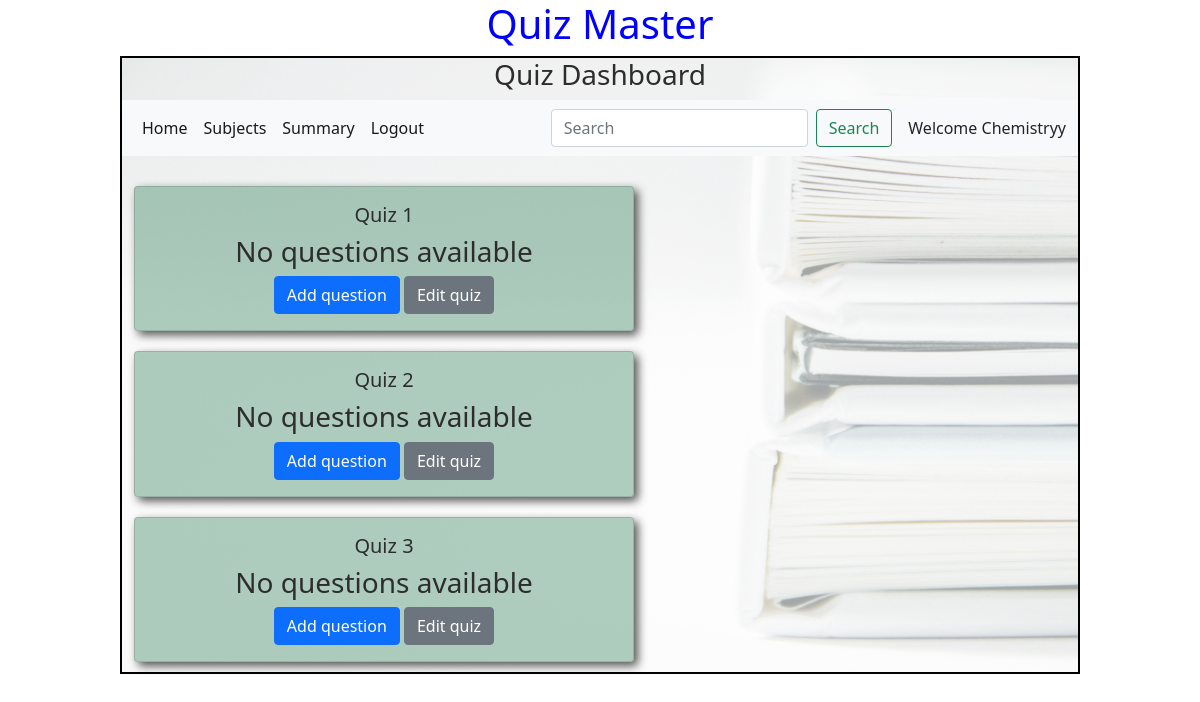
/quiz_dashboard/Chemistryy, run on the app's committed database.
### models/models.py (models this page shows)
class Quiz(db.Model):
    id=db.Column(db.Integer,primary_key=True)
    Chapter_id = db.Column(db.Integer,db.ForeignKey("chapter.id"),nullable=False)
    date_of_quiz = db.Column(db.Date(),nullable=False)
    time_duration = db.Column(db.Time(),nullable =False)
    remarks=db.Column(db.String)
    scores= db.relationship("Score",cascade="all,delete",backref="quiz",lazy=True)
    questions = db.relationship("Question",cascade="all,delete",backref="quiz",lazy=True)

### controllers/controller.py (the view)
@app.route('/quiz_dashboard/<name>')
def quiz_dashboard(name):
    quizs = get_quizs()
    return render_template("quiz_dashboard.html",quizs=quizs,name=name)

### controllers/controller.py (called while the page is built)
def get_quizs():
    quizs = Quiz.query.all()
    return quizs

### templates/quiz_dashboard.html (shortened to what this page needs)
<!DOCTYPE html>
<html lang="en">
<head>
    <link rel="stylesheet" href="/static/css/style.css">
    <link href="https://cdn.jsdelivr.net/npm/bootstrap@5.0.2/dist/css/bootstrap.min.css" rel="stylesheet">
</head>
<body>
    <div id="container">
        <h1 id="heading">Quiz Master</h1>
        <div id="panel">
            <h3 id="center">Quiz Dashboard</h3>
            <nav class="navbar navbar-expand-lg navbar-light bg-light">
                <div class="container-fluid">
                  <div class="collapse navbar-collapse" id="navbarSupportedContent">
                    <ul class="navbar-nav me-auto mb-2 mb-lg-0">
                      <li class="nav-item">
                        <a class="nav-link active" aria-current="page" href="#">Home</a>
                      </li>
                      <li class="nav-item">
                        <a class="nav-link active" href="/admin/{{name}}">Subjects</a>
                      </li>
                      <li class="nav-item">
                        <a class="nav-link active" href="#">Summary</a>
                      </li>
                      <li class="nav-item">
                        <a class="nav-link active" href="/login">Logout</a>
                      </li>
                    </ul>
                    <form class="d-flex" method="POST" action="/search/{{name}}">
                      <input class="form-control me-2" type="search" placeholder="Search" aria-label="Search" name="search_txt" id="search_txt">
                      <button class="btn btn-outline-success" type="submit">Search</button>
                    </form>
                  </div>
                  <span class="ms-3">Welcome {{name}}</span>
                </div>
              </nav>
              <div class="container" style="margin-top: 10px;margin-bottom: 10px;">
                {%if quizs%}
                <div class="row">
                  {%for quiz in quizs%}
                  <div class="col" style="margin-top: 20px;">
                    <div id="shadow" class="card" style="width: 500px;">
                        <div class="card-body" >
                          <h5 id="center" class="card-title">Quiz {{quiz.id}}</h5>
                          {%if quiz.questions%}
                          <table class="table">
                            <thead>
                              <tr class="table-dark">
                                <th scope="col">Id</th>
                                <th scope="col">Question title</th>
                                <th scope="col">Action</th>
                              </tr>
                            </thead>
                            <tbody>
                              {%for question in quiz.questions%}
                              <tr>
                                <td>{{question.id}}</td>
                                <td>{{question.question_statement}}</td>
                                <td><a href="" type="button" class="btn btn-primary" >Edit</a> | <a href="#" type="button" class="btn btn-danger">delete</a></td>
                              </tr>
                              {%endfor%}
                            </tbody>
                          </table>
                          {%else%}
                          <h3 id="center">No questions available</h3>
                          {%endif%}
                          <div id="center">
                            <a href="#" type="button" class="btn btn-primary">Add question</a>
                            <a href="/edit_quiz/{{quiz.id}}/{{name}}" type="button" class="btn btn-secondary">Edit quiz</a>
                          </div>
                        </div>
                      </div>
                  </div>
                  {%endfor%}
                </div>
                {%else%}
                <h3 id="center">No quizs are available!</h3>
                {%endif%}
              </div>
        </div>
    </div>
</body>
</html>

### static/css/style.css (style rules this page uses)
* { margin: 0px; }
#panel { border: 2px solid black; }
#panel { width: 80%; min-height: 580px; margin: auto; background-image: url('/static/images/book_bg.jpg'); background-size: cover; background-color: rgba(255, 255, 255, 0.647); background-blend-mode: overlay; }
#center { text-align: center; color: rgb(45, 45, 45); }
#heading { text-align: center; color: rgb(0, 0, 255); }
#shadow { background-color: rgba(23, 111, 67, 0.342); box-shadow: 4px 4px 10px rgba(0, 0, 0, 0.675); }

### data on the page
Quiz: id "1"
Quiz: id "2"
Quiz: id "3"

### other printed values
{{ name }} "Chemistryy"
